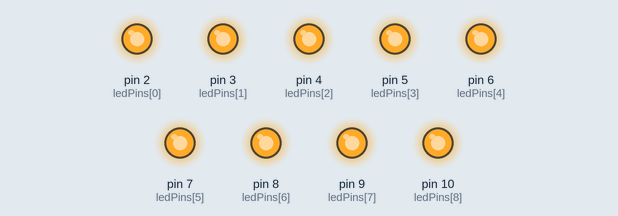
This sketch was run on a simulated Arduino Uno, built with avr-gcc and run on an emulated ATmega328P. Parts: output pins drawn as LEDs (lit = HIGH).

Above: at 1.5 s.
At 4.5 s:
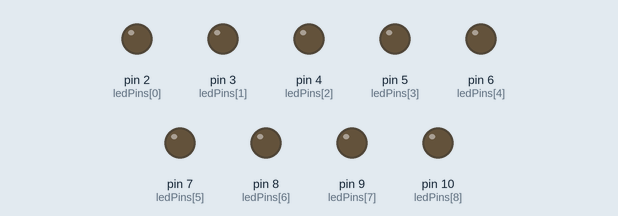
Timing chart, 0 to 7.8 s (numbered marks = the images above):
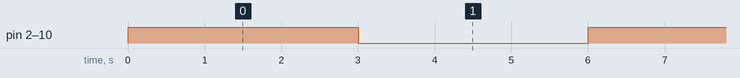

Measured:
- by itself, pin 2 (ledPins[0]), pin 3 (ledPins[1]), pin 4 (ledPins[2]), pin 5 (ledPins[3]), pin 6 (ledPins[4]), pin 7 (ledPins[5]), pin 8 (ledPins[6]), pin 9 (ledPins[7]), pin 10 (ledPins[8]): alternates HIGH for 3.0 s and LOW for 3.0 s

The sketch:

02_blink_array.ino
```cpp
const int ledPins[] = {2, 3, 4, 5, 6, 7, 8, 9, 10};
const int NUM_LEDS = 9;

void setup()
{
  for (int i = 0; i < NUM_LEDS; i++)
  {
    pinMode(ledPins[i], OUTPUT);
  }
}

void loop()
{
  for (int i = 0; i < NUM_LEDS; i++)
  {
    digitalWrite(ledPins[i], HIGH);
  }
  delay(3000);

  for (int i = 0; i < NUM_LEDS; i++)
  {
    digitalWrite(ledPins[i], LOW);
  }
  delay(3000);
}
```
